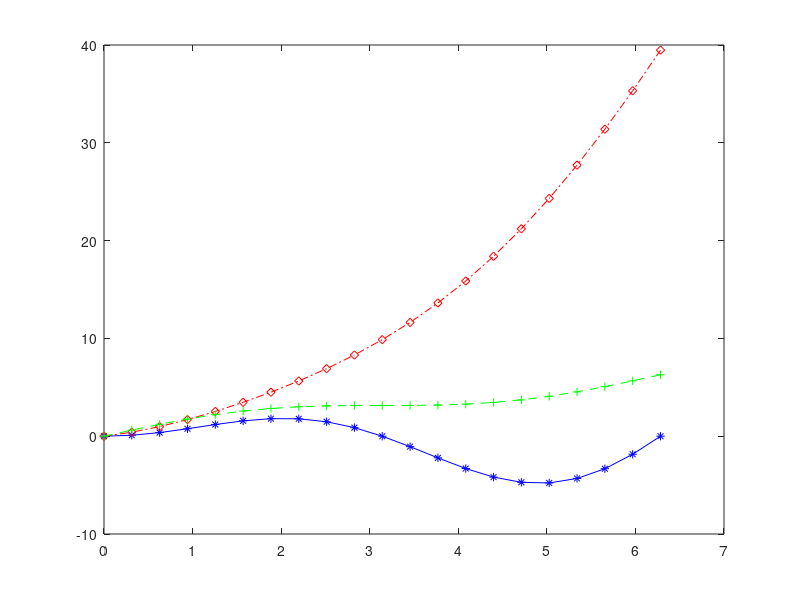

The MATLAB source for this figure: (Note: this script raises an error after producing the figure.)
clear

xmin=0;
xmax=2*pi;
step=pi/10;
x=xmin:step:xmax;
clear('step');


y1=x.*sin(x);
y2=sin(x)+x.^2;
y3=sin(x)+x;

ymin=min([min(y1),min(y2), min(y3)])
ymax=max([max(y1),max(y2), max(y3)])

plot(x,y1,'b*-', x, y2,'rd-.', x, y3,'g+--');
h=legend('x * sin(x)','sin(x) + x^2','sin(x) + x',0);
grid on;
axis ( [xmin xmax ymin ymax])
set(gca,'FontName','Arial Cyr');
xlabel('X', 'Fontsize', 16); ylabel('Y', 'Fontsize', 16);
title('Функции', 'Fontsize', 16);